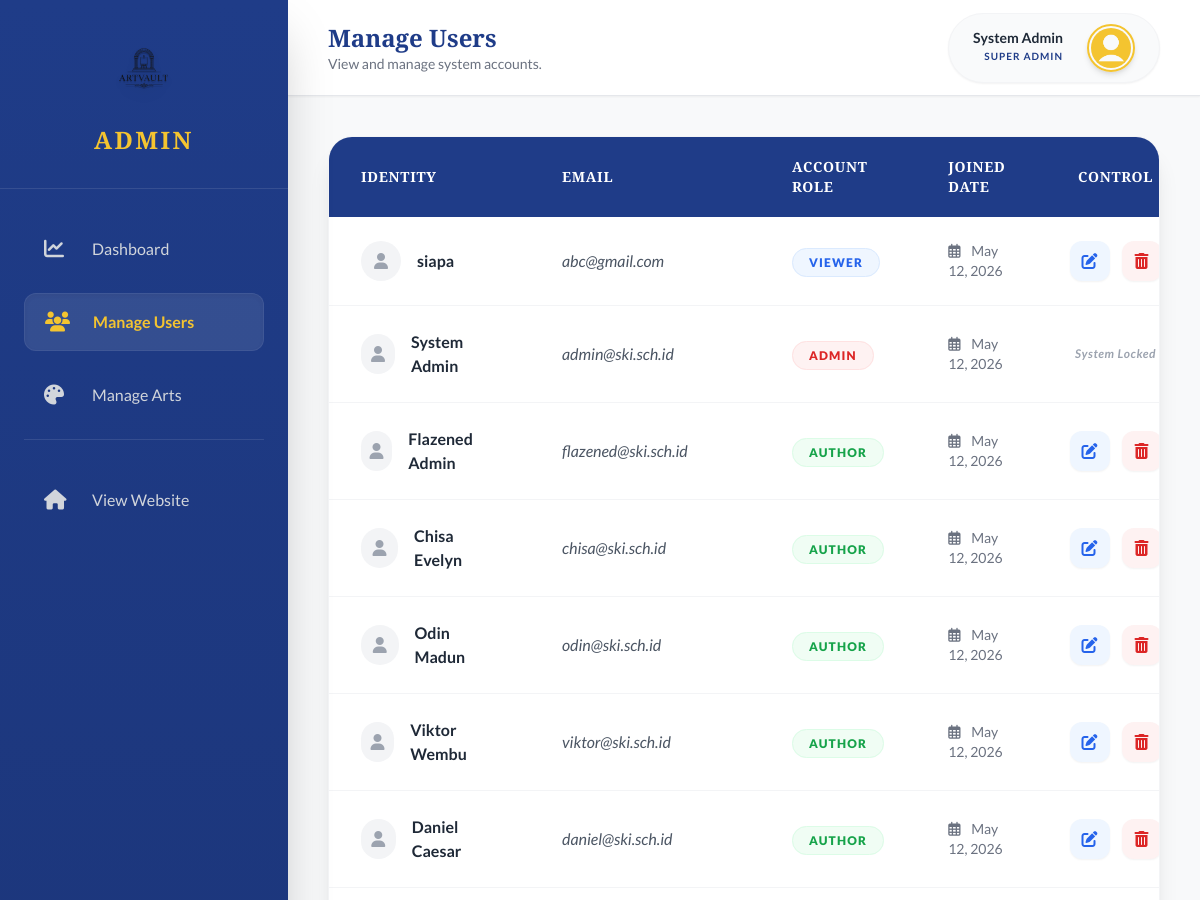
The page /admin/users (signed in, upper part) on the database as committed earlier.
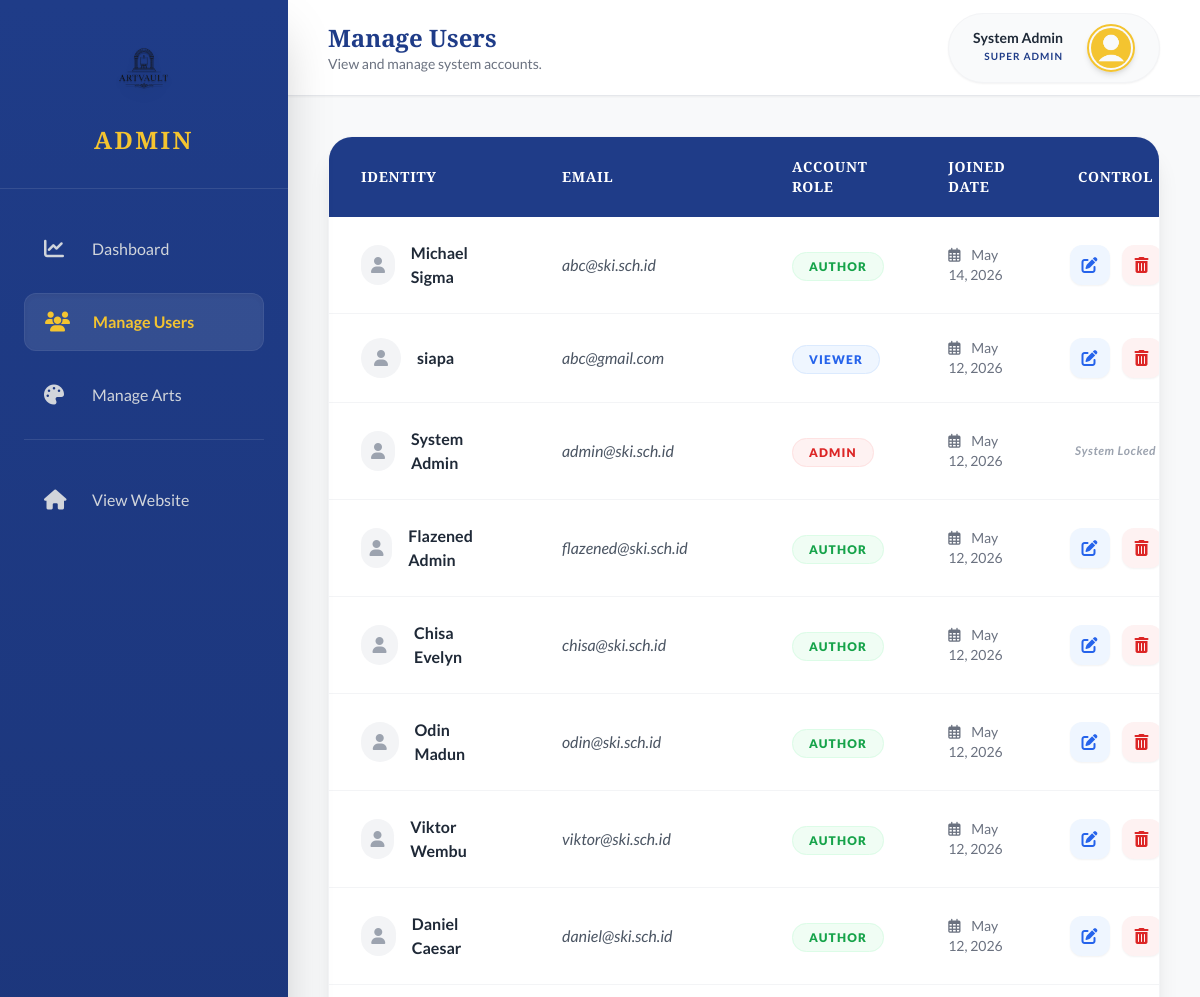
The same page on the database as committed later.
### tables this page shows
CREATE TABLE `users` (
  `id` int NOT NULL,
  `full_name` varchar(100) NOT NULL,
  `email` varchar(100) NOT NULL,
  `password` varchar(255) NOT NULL,
  `role` enum('viewer','author','admin') DEFAULT 'viewer',
  `created_at` timestamp NULL DEFAULT CURRENT_TIMESTAMP,
  `banner_path` varchar(255) DEFAULT 'background.png',
  `avatar_path` varchar(255) DEFAULT 'user.png',
  `student_id` varchar(20) DEFAULT '123456789'
);

### app/controllers/AdminController.php (called while the page is built, shortened)
<?php
require_once __DIR__ . '/../models/User_model.php';
class AdminController {
    private $userModel;
    public function __construct() {
        $this->userModel = new User_model();
    }
    public function users() {
        $data['users'] = $this->userModel->getAllUsers();
        require_once __DIR__ . '/../views/admin/users/index.php';
    }
}

### public/index.php (called while the page is built, shortened)
<?php
require_once __DIR__ . '/../app/core/Router.php';
$router = new Router();
$router->add('GET', '/', 'HomeController', 'index');
$router->add('GET', '/about', 'HomeController', 'about');
$router->add('GET', '/contact', 'HomeController', 'contact');
$router->add('GET', '/gallery', 'ArtController', 'gallery');
$router->add('GET', '/art/{id}', 'ArtController', 'detail');
$router->add('POST', '/art/upload', 'ArtController', 'uploadArt');
$router->add('POST', '/art/update/{id}', 'ArtController', 'updateArt');
$router->add('GET', '/art/delete/{id}', 'ArtController', 'deleteArt');
$router->add('POST', '/art/comment/{id}', 'ArtController', 'postComment');
$router->add('POST', '/art/like/{id}', 'ArtController', 'toggleLike');
$router->add('GET', '/author/gallery', 'ArtController', 'gallery');
$router->add('GET', '/author/art/{id}', 'ArtController', 'detail');
$router->add('GET', '/author/home', 'HomeController', 'index');
$router->add('GET', '/admin', 'AdminController', 'index');
$router->add('GET', '/admin/users', 'AdminController', 'users');
$router->add('GET', '/admin/users/edit/{id}', 'AdminController', 'editUser');
$router->add('POST', '/admin/users/update/{id}', 'AdminController', 'postEditUser');
$router->add('GET', '/admin/users/delete/{id}', 'AdminController', 'deleteUser');
$router->add('GET', '/admin/artworks', 'AdminController', 'artworks');
$router->add('GET', '/admin/artworks/edit/{id}', 'AdminController', 'editArtwork');
$router->add('POST', '/admin/artworks/update/{id}', 'AdminController', 'postEditArtwork');
$router->add('GET', '/admin/artworks/delete/{id}', 'AdminController', 'deleteArtwork');
$router->add('GET', '/login', 'AuthController', 'login');
$router->add('GET', '/register', 'AuthController', 'index');
$router->add('POST', '/post-register', 'AuthController', 'handleSignUp');
$router->add('POST', '/post-login', 'AuthController', 'handleLogin');
$router->add('GET', '/logout', 'AuthController', 'logout');
$router->add('GET', '/profile', 'UserController', 'profile');
$router->add('GET', '/profile/{id}', 'UserController', 'profile');
$router->add('POST', '/follow/{id}', 'UserController', 'toggleFollow');
$router->run();
?>

### app/core/Database.php (called while the page is built, shortened)
<?php
class Database {
    private $host = "localhost";
    private $user = "root";
    private $pass = "123";
    private $db   = "db_gallery_sekolah";
    public function __construct() {
        $dsn = "mysql:host={$this->host};dbname={$this->db}";
        $options = [
            PDO::ATTR_PERSISTENT => true,
            PDO::ATTR_ERRMODE => PDO::ERRMODE_EXCEPTION
        ];
        try {
            $this->dbh = new PDO($dsn, $this->user, $this->pass, $options);
        } catch (PDOException $e) {
            die("Koneksi Database Gagal: " . $e->getMessage());
        }
    }
}

### app/models/User_model.php (called while the page is built, shortened)
<?php
require_once __DIR__ . '/../core/Database.php';
class User_model extends Database {
    public function getAllUsers() {
        $stmt = $this->dbh->prepare("SELECT * FROM users ORDER BY created_at DESC");
        $stmt->execute();
        return $stmt->fetchAll(PDO::FETCH_ASSOC);
    }
}

### app/views/admin/users/index.php (the view, shortened to what this page needs)
<!DOCTYPE html>
<html lang="en">
<head>
    <script src="https://cdn.tailwindcss.com"></script>
    <link rel="stylesheet" href="https://cdnjs.cloudflare.com/ajax/libs/font-awesome/6.5.1/css/all.min.css"/>
</head>
<body class="flex h-screen overflow-hidden">
    <aside class="w-72 sidebar-gradient text-white flex flex-col shadow-2xl z-50">
        <div class="p-8 text-center border-b border-white/10">
            <img src="/img/logo/Artvault-white.png" alt="Logo" class="w-28 mx-auto mb-4 drop-shadow-lg">
            <h1 class="title-font text-2xl font-bold tracking-widest text-[#f4c430]">ADMIN</h1>
        </div>
        <nav class="flex-1 px-6 py-8 space-y-4 overflow-y-auto">
            <a href="/admin" class="flex items-center gap-4 py-3.5 px-5 rounded-xl hover:bg-white/5 text-gray-300 hover:text-white transition group">
                <i class="fa-solid fa-chart-line text-xl w-8 group-hover:scale-110 transition"></i>
                <span>Dashboard</span>
            </a>
            <a href="/admin/users" class="flex items-center gap-4 py-3.5 px-5 rounded-xl bg-white/10 text-[#f4c430] font-bold shadow-inner border border-white/5 transition">
                <i class="fa-solid fa-users text-xl w-8"></i>
                <span>Manage Users</span>
            </a>
            <a href="/admin/artworks" class="flex items-center gap-4 py-3.5 px-5 rounded-xl hover:bg-white/5 text-gray-300 hover:text-white transition group">
                <i class="fa-solid fa-palette text-xl w-8 group-hover:scale-110 transition"></i>
                <span>Manage Arts</span>
            </a>
            <div class="pt-8 border-t border-white/10">
                <a href="/" class="flex items-center gap-4 py-3.5 px-5 rounded-xl hover:bg-white/5 text-gray-300 hover:text-white transition group">
                    <i class="fa-solid fa-house text-xl w-8"></i>
                    <span>View Website</span>
                </a>
            </div>
        </nav>
    </aside>
    <main class="flex-1 flex flex-col overflow-hidden">
        <header class="h-24 bg-white border-b border-gray-200 px-10 flex justify-between items-center shadow-sm">
            <div class="flex flex-col">
                <h2 class="title-font text-2xl font-bold text-[#1f3c88]">Manage Users</h2>
                <p class="text-sm text-gray-500">View and manage system accounts.</p>
            </div>
            <div class="flex items-center gap-6 bg-gray-50 px-6 py-2.5 rounded-full border border-gray-100 shadow-sm">
                <div class="text-right">
                    <p class="text-sm font-bold text-gray-800 leading-none"><?= $_SESSION['user_name']; ?></p>
                    <p class="text-[10px] uppercase tracking-widest text-[#1f3c88] font-bold mt-1">Super Admin</p>
                </div>
                <div class="w-12 h-12 rounded-full border-2 border-[#f4c430] p-0.5 shadow-md">
                    <img src="/img/icon/user.png" alt="Admin" class="w-full h-full rounded-full object-cover">
                </div>
            </div>
        </header>
        <div class="flex-1 overflow-y-auto p-10">
            <div class="bg-white rounded-3xl shadow-xl border border-gray-100 overflow-hidden">
                <table class="w-full text-left">
                    <thead class="bg-[#1f3c88] text-white">
                        <tr>
                            <th class="px-8 py-5 title-font tracking-wider uppercase text-sm font-bold">Identity</th>
                            <th class="px-8 py-5 title-font tracking-wider uppercase text-sm font-bold">Email</th>
                            <th class="px-8 py-5 title-font tracking-wider uppercase text-sm font-bold">Account Role</th>
                            <th class="px-8 py-5 title-font tracking-wider uppercase text-sm font-bold">Joined Date</th>
                            <th class="px-8 py-5 title-font tracking-wider uppercase text-sm font-bold text-center">Control</th>
                        </tr>
                    </thead>
                    <tbody class="divide-y divide-gray-100">
                        <?php foreach ($data['users'] as $user): ?>
                        <tr class="hover:bg-gray-50 transition duration-200">
                            <td class="px-8 py-6">
                                <div class="flex items-center gap-4">
                                    <div class="w-10 h-10 bg-gray-100 rounded-full flex items-center justify-center text-gray-400">
                                        <i class="fa-solid fa-user"></i>
                                    </div>
                                    <span class="font-bold text-gray-800"><?= $user['full_name']; ?></span>
                                </div>
                            </td>
                            <td class="px-8 py-6 text-gray-600 italic">
                                <?= $user['email']; ?>
                            </td>
                            <td class="px-8 py-6">
                                <?php if ($user['role'] === 'admin'): ?>
                                    <span class="bg-red-50 text-red-600 px-4 py-1.5 rounded-full text-xs font-black uppercase tracking-widest border border-red-100">Admin</span>
                                <?php elseif ($user['role'] === 'author'): ?>
                                    <span class="bg-green-50 text-green-600 px-4 py-1.5 rounded-full text-xs font-black uppercase tracking-widest border border-green-100">Author</span>
                                <?php else: ?>
                                    <span class="bg-blue-50 text-blue-600 px-4 py-1.5 rounded-full text-xs font-black uppercase tracking-widest border border-blue-100">Viewer</span>
                                <?php endif; ?>
                            </td>
                            <td class="px-8 py-6 text-sm text-gray-500">
                                <i class="fa-regular fa-calendar-days mr-2"></i>
                                <?= date('M d, Y', strtotime($user['created_at'])); ?>
                            </td>
                            <td class="px-8 py-6">
                                <div class="flex justify-center gap-3">
                                    <?php if ($user['role'] !== 'admin'): ?>
                                        <a href="/admin/users/edit/<?= $user['id']; ?>" class="w-10 h-10 bg-blue-50 text-blue-600 rounded-xl flex items-center justify-center hover:bg-blue-600 hover:text-white transition shadow-sm">
                                            <i class="fa-solid fa-pen-to-square"></i>
                                        </a>
                                        <a href="/admin/users/delete/<?= $user['id']; ?>" class="w-10 h-10 bg-red-50 text-red-600 rounded-xl flex items-center justify-center hover:bg-red-600 hover:text-white transition shadow-sm" onclick="return confirm('Erase this user account?')">
                                            <i class="fa-solid fa-trash-can"></i>
                                        </a>
                                    <?php else: ?>
                                        <span class="text-xs text-gray-400 font-bold italic tracking-wider">System Locked</span>
                                    <?php endif; ?>
                                </div>
                            </td>
                        </tr>
                        <?php endforeach; ?>
                    </tbody>
                </table>
            </div>
        </div>
    </main>
</body>
</html>

### app/core/Router.php (shortened to what this page needs)
<?php
class Router
{
    private array $routes = [];
    public function add(string $method, string $uri, string $controller, string $function)
    {
        $this->routes[] = [
            'method' => $method,
            'uri' => $uri,
            'controller' => $controller,
            'function' => $function,
        ];
    }
    public function run(): void
    {
        $method = $_SERVER['REQUEST_METHOD'];
        $uri = parse_url($_SERVER['REQUEST_URI'], PHP_URL_PATH);
        foreach($this->routes as $route){
            if ($route['method'] !== $method) {
                continue;
            }
            $pattern = str_replace(
                '{id}',
                '([0-9]+)',
                $route['uri'],
            );
            $pattern = '#^' . $pattern . '$#';
            if(preg_match($pattern, $uri, $matches)) {
                array_shift($matches);
                $controller = new $controllerClass();
                $function = $route['function'];
                call_user_func_array([$controller, $function], $matches);
                return;
            }
        }
    }
}
?>

### app/views/admin/users/index.php (style rules this page uses)
body { font-family: 'Lato', sans-serif; background-color: #f8f9fa; }
.title-font { font-family: 'Cinzel', serif; }
.sidebar-gradient { background: linear-gradient(180deg, #1f3c88 0%, #162a61 100%); }

Rows that differ between the two databases and show on the page:
added users: full_name "Michael Sigma", email "abc@ski.sch.id", role "AUTHOR", created_at "May 14, 2026"
